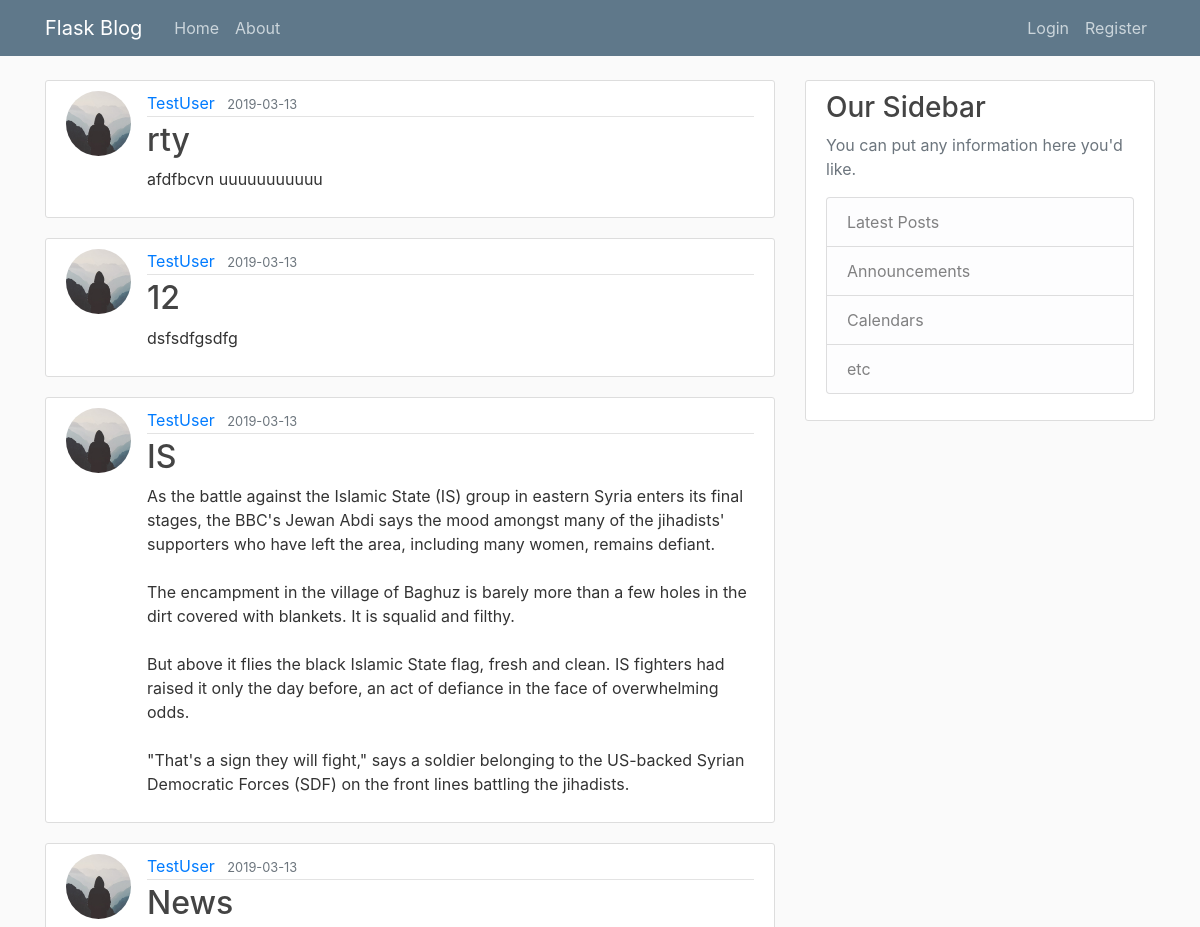
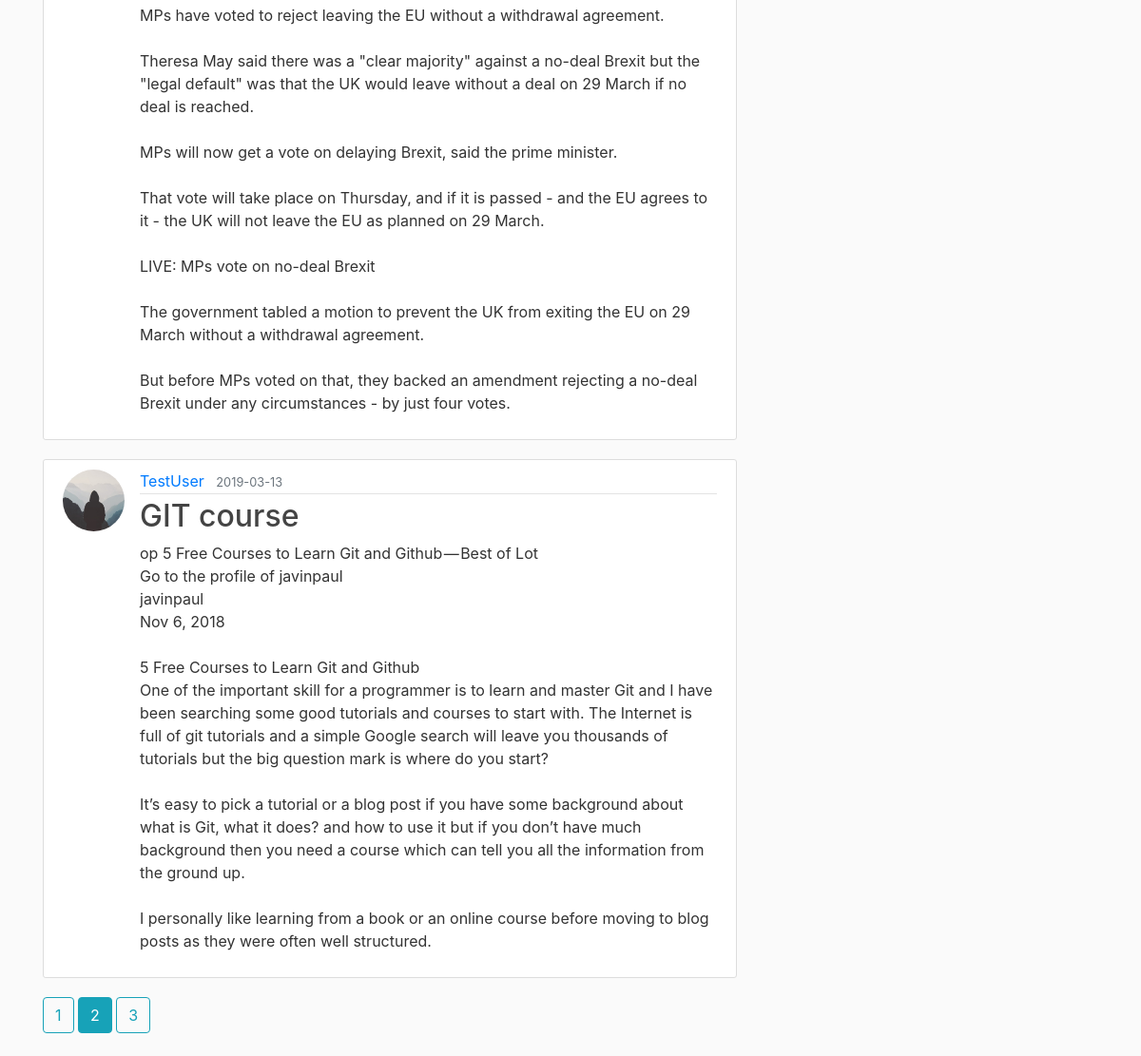
The page /home?page=2 on the database its author committed (2 pictures, top to bottom).
### flaskblog/models.py (models this page shows, shortened)
class Post(db.Model):
    id = db.Column(db.Integer, primary_key=True) #
    title = db.Column(db.String(100), nullable=False)
    date_posted = db.Column(db.DateTime, nullable=False, default = datetime.utcnow) # datetime.utcnow is without parenthis () because we want to pass function (not a value of this executed function)
    content = db.Column(db.Text, nullable=False)
    user_id = db.Column(db.Integer, db.ForeignKey('user.id'), nullable=False)

class User(db.Model, UserMixin):
    id = db.Column(db.Integer, primary_key=True) #user ID is an integer and this will be our pirimary_key
    username = db.Column(db.String(20), unique=True, nullable=False) #we assumed that username will be max 20 character long. username must be unique and cannot have value NULL
    email = db.Column(db.String(120), unique=True, nullable=False) #we assumed that email will be max 120 character long. email must be unique and cannot have value NULL
    image_file = db.Column(db.String(20), nullable=False, default='default.jpg') #we assumed that user profile picture name will be max 20 character long.
    password = db.Column(db.String(60), nullable=False)
    posts = db.relationship('Post', backref='author', lazy=True)

### flaskblog/main/routes.py (the view)
@main.route("/") #route decorator. This decoreator allows to add aditional subpages. Decorators allows to add aditional functionality to existing functions
@main.route("/home")
def home():
    page = request.args.get('page', 1, type=int) # default page is page '1', type int is for
    posts = Post.query.order_by(Post.date_posted.desc()).paginate(page=page, per_page=5) #create post variable that will use paginate and order posts (latest first)
    return render_template('home.html', posts= posts)

### flaskblog/templates/home.html (shortened to what this page needs)
{% extends "layout.html" %}
{% block content %}
    {% for post in posts.items %}
        <article class="media content-section">
          <img class="rounded-circle article-img" src="{{ url_for('static', filename = 'profile_pics/' + post.author.image_file) }}">
          <div class="media-body">
            <div class="article-metadata">
              <a class="mr-2" href=" {{ url_for('users.user_posts', username= post.author.username) }} ">{{ post.author.username }}</a>
              <small class="text-muted">{{ post.date_posted.strftime('%Y-%m-%d') }}</small>
            </div>
            <h2><a class="article-title" href="{{ url_for('posts.post', post_id = post.id) }}">{{ post.title }}</a></h2>
            <p class="article-content">{{ post.content }}</p>
          </div>
        </article>
    {% endfor %}
    {% for page_num in posts.iter_pages(left_edge=1, right_edge=1, left_current=1, right_current=2) %}
        {% if page_num %}
            {% if posts.page == page_num %}
                <a class = "btn btn-info mb-4" href="{{ url_for('main.home', page = page_num)}}">{{ page_num}}</a>
            {% else %}
                <a class = "btn btn-outline-info mb-4" href="{{ url_for('main.home', page = page_num)}}">{{ page_num}}</a>
            {% endif %}
        {% endif %}
    {% endfor %}
{% endblock content %}

### flaskblog/static/main.css (style rules this page uses)
body { background: #fafafa; color: #333333; margin-top: 5rem; }
h1, h2, h3, h4, h5, h6 { color: #444444; }
.content-section { background: #ffffff; padding: 10px 20px; border: 1px solid #dddddd; border-radius: 3px; margin-bottom: 20px; }
.article-title { color: #444444; }
.article-content { white-space: pre-line; }
.article-img { height: 65px; width: 65px; margin-right: 16px; }
.article-metadata { padding-bottom: 1px; margin-bottom: 4px; border-bottom: 1px solid #e3e3e3 }

### rows shown on the page
Post: image_file (placeholder picture), author.username "TestUser", date_posted "2019-03-13", title "rty", content "afdfbcvn uuuuuuuuuuu"
Post: image_file (placeholder picture), author.username "TestUser", date_posted "2019-03-13", title "12", content "dsfsdfgsdfg"
Post: image_file (placeholder picture), author.username "TestUser", date_posted "2019-03-13", title "IS", content "As the battle against the Islamic State (IS) group in eastern Syria enters its final stages, the BBC's Jewan Abdi says the mood amongst many of the jihadists' supporters who have left the area, including many women, remains defiant. The encampment in the village of Baghuz is barely more than a few holes in the dirt covered with blankets. It is squalid and filthy. But above it flies the black Islamic State flag, fresh and clean. IS fighters had raised it only the day before, an act of defiance in the face of overwhelming odds. \"That's a sign they will fight,\" says a soldier belonging to the US-backed Syrian Democratic Forces (SDF) on the front lines battling the jihadists."
Post: image_file (placeholder picture), author.username "TestUser", date_posted "2019-03-13", title "News", content "MPs have voted to reject leaving the EU without a withdrawal agreement. Theresa May said there was a \"clear majority\" against a no-deal Brexit but the \"legal default\" was that the UK would leave without a deal on 29 March if no deal is reached. MPs will now get a vote on delaying Brexit, said the prime minister. That vote will take place on Thursday, and if it is passed - and the EU agrees to it - the UK will not leave the EU as planned on 29 March. LIVE: MPs vote on no-deal Brexit The government tabled a motion to prevent the UK from exiting the EU on 29 March without a withdrawal agreement. But before MPs voted on that, they backed an amendment rejecting a no-deal Brexit under any…"
Post: image_file (placeholder picture), author.username "TestUser", date_posted "2019-03-13", title "GIT course", content "op 5 Free Courses to Learn Git and Github — Best of Lot Go to the profile of javinpaul javinpaul Nov 6, 2018 5 Free Courses to Learn Git and Github One of the important skill for a programmer is to learn and master Git and I have been searching some good tutorials and courses to start with. The Internet is full of git tutorials and a simple Google search will leave you thousands of tutorials but the big question mark is where do you start? It’s easy to pick a tutorial or a blog post if you have some background about what is Git, what it does? and how to use it but if you don’t have much background then you need a course which can tell you all the information from the ground up. I personally…"

### other values the page prints
{{ page_num }} "1" "3"
{{ page_num }} "2"
